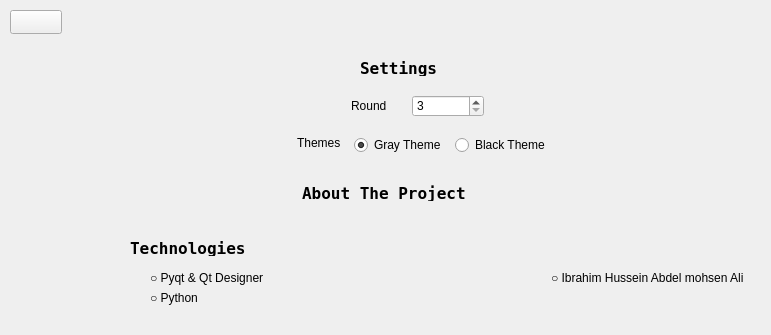
   <widget class="QWidget" name="settings_tab">
    <attribute name="title">
     <string>settings</string>
    </attribute>
    <widget class="QSpinBox" name="round_spinbox">
     <property name="geometry">
      <rect>
       <x>412</x>
       <y>95</y>
       <width>72</width>
       <height>22</height>
      </rect>
     </property>
     <property name="maximumSize">
      <size>
       <width>16777215</width>
       <height>16777203</height>
      </size>
     </property>
     <property name="minimum">
      <number>3</number>
     </property>
    </widget>
    <widget class="QLabel" name="Round">
     <property name="geometry">
      <rect>
       <x>351</x>
       <y>90</y>
       <width>61</width>
       <height>31</height>
      </rect>
     </property>
     <property name="text">
      <string>Round</string>
     </property>
    </widget>
    <widget class="QLabel" name="Settings">
     <property name="geometry">
      <rect>
       <x>360</x>
       <y>60</y>
       <width>111</width>
       <height>16</height>
      </rect>
     </property>
     <property name="font">
      <font>
       <family>Terminal</family>
       <pointsize>12</pointsize>
       <bold>true</bold>
      </font>
     </property>
     <property name="text">
      <string>Settings</string>
     </property>
    </widget>
    <widget class="QLabel" name="About_The_Project">
     <property name="geometry">
      <rect>
       <x>302</x>
       <y>185</y>
       <width>241</width>
       <height>16</height>
      </rect>
     </property>
     <property name="font">
      <font>
       <family>Terminal</family>
       <pointsize>12</pointsize>
       <bold>true</bold>
      </font>
     </property>
     <property name="text">
      <string>About The Project</string>
     </property>
    </widget>
    <widget class="QLabel" name="ibrahim_hussein_label">
     <property name="geometry">
      <rect>
       <x>551</x>
       <y>270</y>
       <width>211</width>
       <height>16</height>
      </rect>
     </property>
     <property name="text">
      <string>○ Ibrahim Hussein Abdel mohsen Ali</string>
     </property>
    </widget>
    <widget class="QLabel" name="Creators">
     <property name="geometry">
      <rect>
       <x>531</x>
       <y>240</y>
       <width>111</width>
       <height>16</height>
      </rect>
     </property>
     <property name="font">
      <font>
       <family>Terminal</family>
       <pointsize>12</pointsize>
       <bold>true</bold>
      </font>
     </property>
    </widget>
    <widget class="QLabel" name="Technologies">
     <property name="geometry">
      <rect>
       <x>130</x>
       <y>240</y>
       <width>157</width>
       <height>16</height>
      </rect>
     </property>
     <property name="font">
      <font>
       <family>Terminal</family>
       <pointsize>12</pointsize>
       <bold>true</bold>
      </font>
     </property>
     <property name="text">
      <string>Technologies</string>
     </property>
    </widget>
    <widget class="QPushButton" name="back_2">
     <property name="geometry">
      <rect>
       <x>10</x>
       <y>10</y>
       <width>52</width>
       <height>24</height>
      </rect>
     </property>
     <property name="text">
      <string/>
     </property>
     <property name="icon">
      <iconset>
       <normaloff>arrow.png</normaloff>arrow.png</iconset>
     </property>
    </widget>
    <widget class="QLabel" name="Themes">
     <property name="geometry">
      <rect>
       <x>297</x>
       <y>135</y>
       <width>49</width>
       <height>16</height>
      </rect>
     </property>
     <property name="text">
      <string>Themes</string>
     </property>
    </widget>
    <widget class="QRadioButton" name="gray_theme_radio_btn">
     <property name="geometry">
      <rect>
       <x>354</x>
       <y>135</y>
       <width>101</width>
       <height>20</height>
      </rect>
     </property>
     <property name="text">
      <string>Gray Theme</string>
     </property>
     <property name="checked">
      <bool>true</bool>
     </property>
    </widget>
    <widget class="QRadioButton" name="black_theme_radio_btn">
     <property name="geometry">
      <rect>
       <x>455</x>
       <y>135</y>
       <width>101</width>
       <height>20</height>
      </rect>
     </property>
     <property name="text">
      <string>Black Theme</string>
     </property>
     <property name="checkable">
      <bool>true</bool>
     </property>
     <property name="checked">
      <bool>false</bool>
     </property>
    </widget>
    <widget class="QLabel" name="pyqt">
     <property name="geometry">
      <rect>
       <x>150</x>
       <y>270</y>
       <width>121</width>
       <height>16</height>
      </rect>
     </property>
     <property name="text">
      <string>○ Pyqt &amp; Qt Designer</string>
     </property>
    </widget>
    <widget class="QLabel" name="Python">
     <property name="geometry">
      <rect>
       <x>150</x>
       <y>290</y>
       <width>121</width>
       <height>16</height>
      </rect>
     </property>
     <property name="text">
      <string>○ Python</string>
     </property>
    </widget>
    <widget class="QLabel" name="Qss">
     <property name="geometry">
      <rect>
       <x>150</x>
       <y>310</y>
       <width>121</width>
       <height>16</height>
      </rect>
     </property>
    </widget>
    <zorder>Round</zorder>
    <zorder>Settings</zorder>
    <zorder>About_The_Project</zorder>
    <zorder>ibrahim_hussein_label</zorder>
    <zorder>Creators</zorder>
    <zorder>Technologies</zorder>
    <zorder>round_spinbox</zorder>
    <zorder>back_2</zorder>
    <zorder>Themes</zorder>
    <zorder>gray_theme_radio_btn</zorder>
    <zorder>black_theme_radio_btn</zorder>
    <zorder>pyqt</zorder>
    <zorder>Python</zorder>
    <zorder>Qss</zorder>
   </widget>
